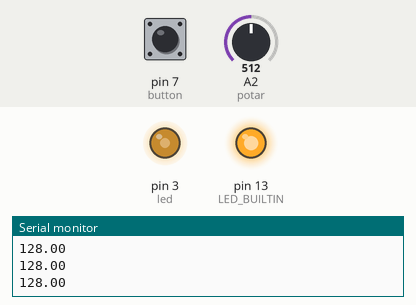
This sketch was run on a simulated Arduino Uno, built with avr-gcc and run on an emulated ATmega328P. On the bench: output pins drawn as LEDs (lit = HIGH), the last lines printed to the serial monitor. Inputs (shaded band) come from the test bench; at power-on: A2 (potar) = 512, pin 7 (button) HIGH.

Above: at 1.2 s.
1.3 s: A2 (potar) set to 716
At 2.3 s:
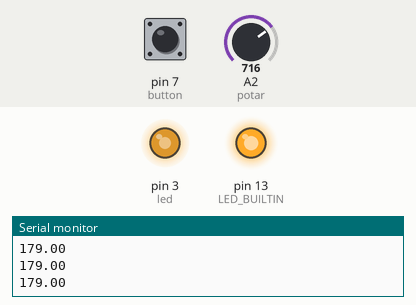
2.8 s: pin 7 (button) pulled LOW for 0.15 s
At 2.91 s:
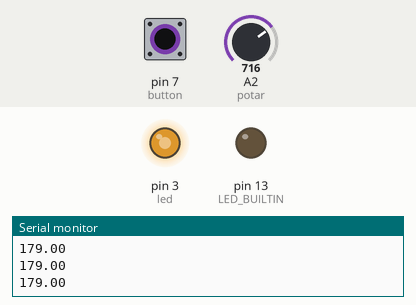
4.5 s: A2 (potar) set to 900
At 5.4 s:
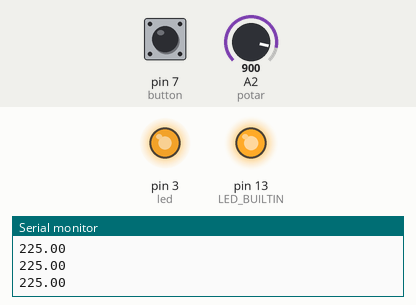
6.0 s: pin 7 (button) pulled LOW for 1 s
At 6.8 s:
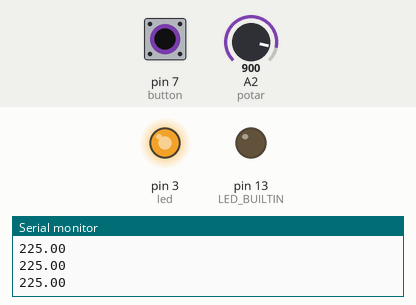
8.5 s: A2 (potar) set to 122
At 9.3 s:
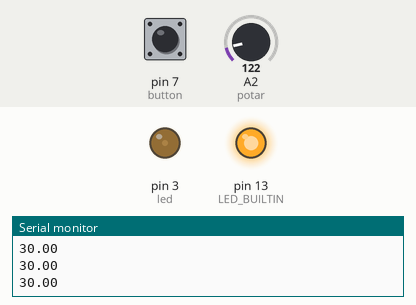
10.0 s: pin 7 (button) pulled LOW for 0.15 s
At 10.8 s:
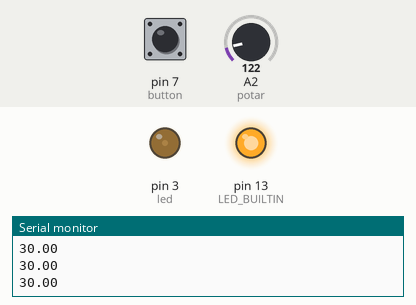
Timing chart, 0 to 12.6 s (numbered marks = the images above; inputs shaded):
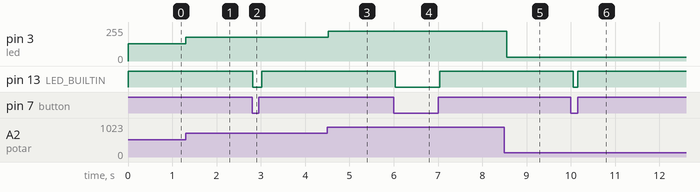

Measured:
- after the input at 1.3 s, pin 3 (led): 128/255 → 179/255 at once
- after the input at 2.8 s, pin 13 (LED_BUILTIN): HIGH → LOW at once, → HIGH 0.20 s later
- after the input at 4.5 s, pin 3 (led): 179/255 → 225/255 at once
- after the input at 6.0 s, pin 13 (LED_BUILTIN): HIGH → LOW at once, → HIGH 1.0 s later
- after the input at 8.5 s, pin 3 (led): 225/255 → 30/255 after 0.05 s
- after the input at 10.0 s, pin 13 (LED_BUILTIN): HIGH → LOW after 0.06 s, → HIGH 0.10 s later

The sketch:

04_05_potar.ino
```cpp
int led = 3;
int button = 7;
bool isOk = false;
int potar = A2;

void setup() {
  Serial.begin(9600);
  pinMode(led, OUTPUT);
  pinMode(LED_BUILTIN, OUTPUT);
  pinMode(button, INPUT_PULLUP);
  pinMode(potar, INPUT);
}


void loop() {
  int potarValue = analogRead(potar); // 10 bits = 1024
  // Serial.println(value);
  float ledValue = potarValue / 4; // 8 bits = 256, like potarValue << 2
  Serial.println(ledValue);
  analogWrite(led, ledValue);
  isOk = digitalRead(button);
  digitalWrite(LED_BUILTIN, isOk ? HIGH : LOW);
  delay(100);
}
```
